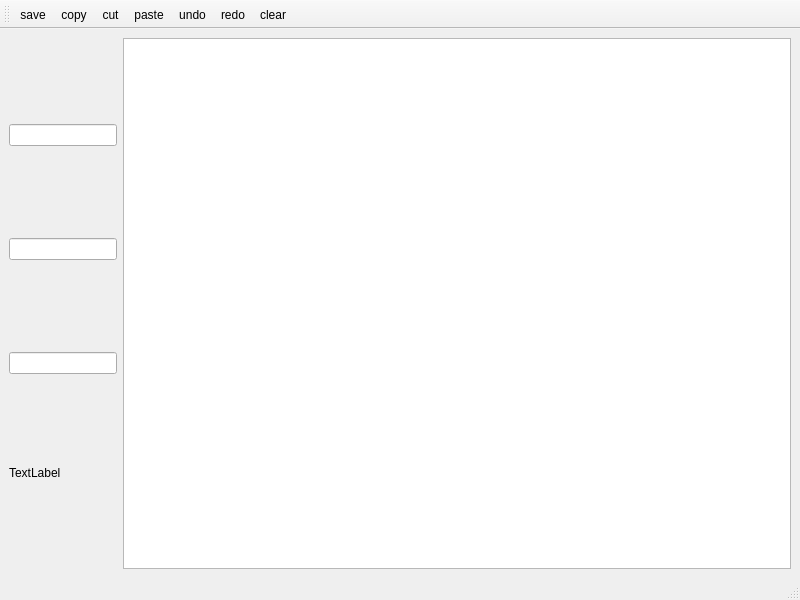
<?xml version="1.0" encoding="UTF-8"?>
<ui version="4.0">
 <class>MainWindow</class>
 <widget class="QMainWindow" name="MainWindow">
  <property name="geometry">
   <rect>
    <x>0</x>
    <y>0</y>
    <width>800</width>
    <height>600</height>
   </rect>
  </property>
  <property name="windowTitle">
   <string>MainWindow</string>
  </property>
  <widget class="QWidget" name="centralwidget">
   <layout class="QHBoxLayout" name="horizontalLayout">
    <item>
     <layout class="QVBoxLayout" name="verticalLayout">
      <item>
       <widget class="QLineEdit" name="lineEdit">
        <property name="sizePolicy">
         <sizepolicy hsizetype="Fixed" vsizetype="Fixed">
          <horstretch>0</horstretch>
          <verstretch>0</verstretch>
         </sizepolicy>
        </property>
       </widget>
      </item>
      <item>
       <widget class="QLineEdit" name="lineEdit_2">
        <property name="sizePolicy">
         <sizepolicy hsizetype="Fixed" vsizetype="Fixed">
          <horstretch>0</horstretch>
          <verstretch>0</verstretch>
         </sizepolicy>
        </property>
       </widget>
      </item>
      <item>
       <widget class="QLineEdit" name="lineEdit_3">
        <property name="sizePolicy">
         <sizepolicy hsizetype="Fixed" vsizetype="Fixed">
          <horstretch>0</horstretch>
          <verstretch>0</verstretch>
         </sizepolicy>
        </property>
       </widget>
      </item>
      <item>
       <widget class="QLabel" name="label">
        <property name="sizePolicy">
         <sizepolicy hsizetype="Preferred" vsizetype="Fixed">
          <horstretch>0</horstretch>
          <verstretch>0</verstretch>
         </sizepolicy>
        </property>
        <property name="text">
         <string>TextLabel</string>
        </property>
       </widget>
      </item>
     </layout>
    </item>
    <item>
     <widget class="CustomTableWidget" name="tableWidget"/>
    </item>
   </layout>
  </widget>
  <widget class="QMenuBar" name="menubar">
   <property name="geometry">
    <rect>
     <x>0</x>
     <y>0</y>
     <width>800</width>
     <height>23</height>
    </rect>
   </property>
  </widget>
  <widget class="QStatusBar" name="statusbar"/>
  <widget class="QToolBar" name="toolBar">
   <property name="windowTitle">
    <string>toolBar</string>
   </property>
   <attribute name="toolBarArea">
    <enum>TopToolBarArea</enum>
   </attribute>
   <attribute name="toolBarBreak">
    <bool>false</bool>
   </attribute>
   <addaction name="actionsave"/>
   <addaction name="actioncopy"/>
   <addaction name="actioncut"/>
   <addaction name="actionpaste"/>
   <addaction name="actionundo"/>
   <addaction name="actionredo"/>
   <addaction name="actionclear"/>
  </widget>
  <action name="actioncopy">
   <property name="text">
    <string>copy</string>
   </property>
   <property name="menuRole">
    <enum>QAction::NoRole</enum>
   </property>
  </action>
  <action name="actionpaste">
   <property name="text">
    <string>paste</string>
   </property>
   <property name="menuRole">
    <enum>QAction::NoRole</enum>
   </property>
  </action>
  <action name="actioncut">
   <property name="text">
    <string>cut</string>
   </property>
   <property name="menuRole">
    <enum>QAction::NoRole</enum>
   </property>
  </action>
  <action name="actionundo">
   <property name="text">
    <string>undo</string>
   </property>
   <property name="menuRole">
    <enum>QAction::NoRole</enum>
   </property>
  </action>
  <action name="actionredo">
   <property name="text">
    <string>redo</string>
   </property>
   <property name="menuRole">
    <enum>QAction::NoRole</enum>
   </property>
  </action>
  <action name="actionclear">
   <property name="text">
    <string>clear</string>
   </property>
   <property name="menuRole">
    <enum>QAction::NoRole</enum>
   </property>
  </action>
  <action name="actionsave">
   <property name="text">
    <string>save</string>
   </property>
   <property name="menuRole">
    <enum>QAction::NoRole</enum>
   </property>
  </action>
 </widget>
 <customwidgets>
  <customwidget>
   <class>CustomTableWidget</class>
   <extends>QTableWidget</extends>
   <header>customtablewidget.h</header>
  </customwidget>
 </customwidgets>
 <resources/>
 <connections/>
</ui>
